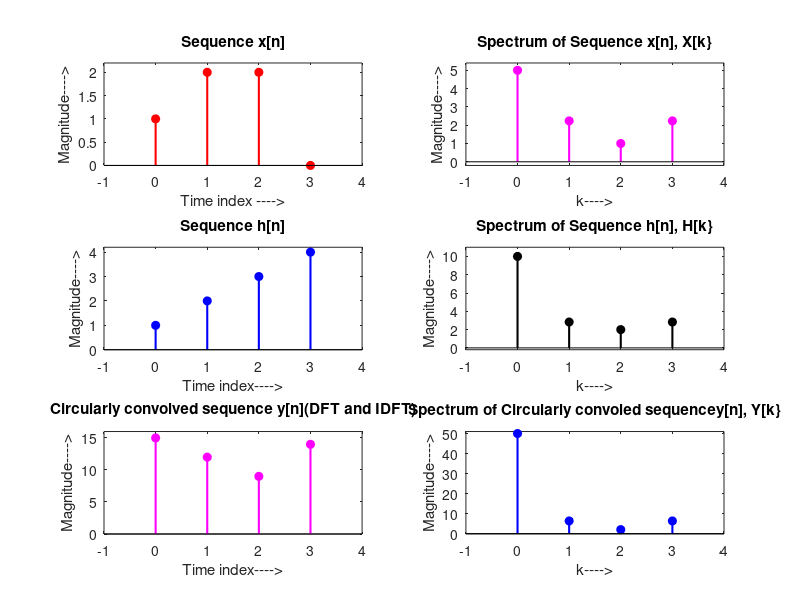

Source code (MATLAB):
x = [1 2 2]; h = [1 2 3 4];
if (length(h)<length(x));
    c=length(x)-length(h);
    h=[h,zeros(1,c)]
elseif (length(x)<length(h));
    c=length(h)-length(x);
    x=[x,zeros(1,c)]
else
    disp('lengths are equal');
end
 
N = max(length(x),length(h));
 
n = 0:N-1;
X = fft(x);
H = fft(h);
Y = X.*H;
 
y = ifft(Y);    
 
k = 0 : N-1;
 
% -------------------------------------------------------------------
figure();
subplot(3,2,1); stem(0:length(x)-1,x,'r','fill','LineWidth',1.5);
xlabel('Time index ---->'); ylabel('Magnitude---->');
title('Sequence x[n]'); axis([-1 4 0  2.2]);
 
subplot(3,2,3); stem(0:length(h)-1,h,'b','fill','LineWidth',1.5);
xlabel('Time index---->'); ylabel('Magnitude---->');
title('Sequence h[n]')
axis([-1 4 0 4.2]);
 
subplot(3,2,5); stem(n,y,'m','fill','LineWidth',1.5);
xlabel('Time index---->'); ylabel('Magnitude---->');
title('Circularly convolved sequence y[n](DFT and IDFT)')
axis([-1 4 0 max(y)+1]);
 
% figure();
subplot(3,2,2); stem(0:length(X)-1,abs(X),'m','fill','LineWidth',1.5);
xlabel('k---->'); ylabel('Magnitude---->');
title('Spectrum of Sequence x[n], X[k}'); axis([-1 4 -0.2 5.4]);
 
subplot(3,2,4); stem(0:length(H)-1,abs(H),'k','fill','LineWidth',1.5);
xlabel('k---->'); ylabel('Magnitude---->');
title('Spectrum of Sequence h[n], H[k}')
axis([-1 4 -0.2 11]);
 
subplot(3,2,6); stem(k,abs(Y),'b','fill','LineWidth',1.5);
xlabel('k---->'); ylabel('Magnitude---->');
title('Spectrum of Circularly convoled sequencey[n], Y[k}')
axis([-1 4 -0.2 51]);
